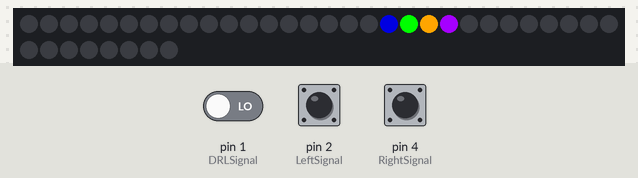
The sketch below on a simulated Arduino Uno, built with avr-gcc and run on an emulated ATmega328P. On the bench: 38 RGB LEDs in strip order, left to right, continuing on the next row. Inputs (shaded band) come from the test bench; at power-on: pin 1 (DRLSignal) LOW, pin 4 (RightSignal) HIGH, pin 2 (LeftSignal) LOW. Dim RGB values are drawn brighter than linear; colours are those a GRB WS2812 strip shows for the declared byte order.

Above: at 0.93 s.
1.6 s: pin 1 (DRLSignal) driven HIGH
At 2.32 s:
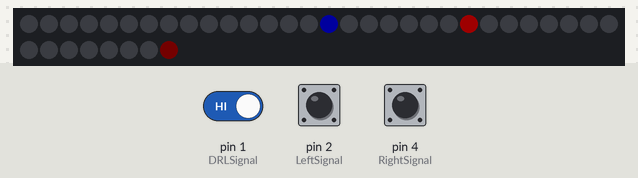
4.6 s: pin 4 (RightSignal) pulled LOW for 3.2 s
At 5.6 s:
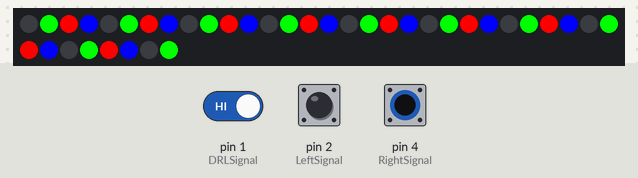
9.3 s: pin 2 (LeftSignal) pulled HIGH for 1 s
At 10.14 s:
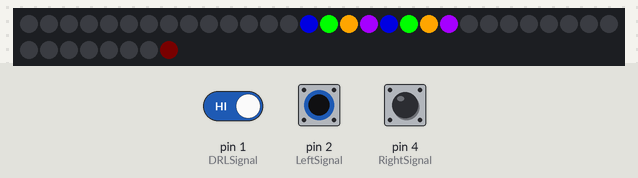
11.8 s: pin 4 (RightSignal) pulled LOW for 0.25 s
At 12.45 s:
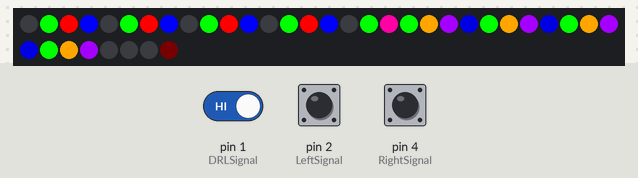
13.5 s: pin 1 (DRLSignal) driven LOW
Timing chart, 0 to 16.0 s (numbered marks = the images above; inputs shaded):
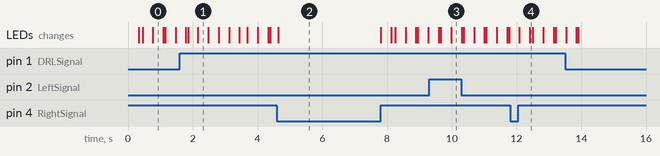

Measured:
- after the input at 1.6 s, the LEDs: first differ from a run without the input after 0.56 s (image 1)
- after the input at 9.3 s, the LEDs: first differ from a run without the input after 0.68 s (image 3)

The sketch:

Car_Front_Light_.ino
```cpp
#include "Arduino.h"
#include <FastLED.h>

#include "FastLED_RGBW.h"

//#include <WS2812Serial.h>
//#define USE_WS2812SERIAL

#define DATA_PIN 0               //LED Strip Signal Connection
#define DRLSignal 1             //DRL Switch Signal Connection
#define LeftSignal 2            //Left Blinker Signal Connection
#define RightSignal 4           //Right Blinker Signal Connection

#define NUM_LEDS 28             //Total no of LEDs in two LED strips (eg. Use 40 here for two 20 LED strips)

#define BlinkerLEDs NUM_LEDS/2

int BlinkerSpeed = 30;          //Turn Signal Running LED Speed. Adjust this to match with your vehicle turn signal speed.
int BlinkerOffDelay = 250;      //Turn Signal Off time. Adjust this to match with your vehicle turn signal speed.

int StartupSpeed = 25;
int DRLDetect = 0;

int DRLColour = 3;              //Change LED colour here, 1-Ice Blue, 2-Blue, 3-White, 4-Orange

CRGBW leds[NUM_LEDS];
CRGB *ledsRGB = (CRGB *) &leds[0];
int r,r_dim,g,g_dim,b,b_dim,w,w_dim;


void setup()
{
FastLED.addLeds<WS2812B, DATA_PIN, RGB>(ledsRGB, getRGBWsize(NUM_LEDS));
pinMode(DRLSignal, INPUT);
pinMode(LeftSignal, INPUT);
pinMode(RightSignal, INPUT);
}


void loop()
{
if(DRLDetect == 0)
{
if(digitalRead(DRLSignal)==1)
{
DRLDetect = 1;
}
}

if(DRLDetect == 2)
{
if(digitalRead(DRLSignal)==0)
{
DRLDetect = 3;
}
}

if(DRLDetect == 1)
{
DRL_ON();
DRLDetect = 2;
}

if(DRLDetect == 3)
{
DRL_OFF();
DRLDetect = 0;
}


if(digitalRead(DRLSignal)==0)
{
if((digitalRead(LeftSignal)==1)&&(digitalRead(RightSignal)==0)) //Left Blinker
{
RightOff();
LeftBlinker();
LeftDim();
delay (BlinkerOffDelay);
}

if((digitalRead(RightSignal)==1)&&(digitalRead(LeftSignal)==0)) //Right Blinker
{
LeftOff();
RightBlinker();
RightDim();
delay (BlinkerOffDelay);
}

if((digitalRead(LeftSignal)==1)&&(digitalRead(RightSignal)==1)) //Dual Blinker / Hazard
{
MiddleOff();
DualBlinker();
LeftDim();
RightDim();
delay (BlinkerOffDelay);
}
}


if(DRLDetect == 2)
{
if((digitalRead(LeftSignal)==0)&&(digitalRead(RightSignal)==0)) //Park Light
{
ParkFull();
}

if((digitalRead(LeftSignal)==1)&&(digitalRead(RightSignal)==0)) //Left Blinker
{
LeftDim();
RightLit();
LeftBlinker();
LeftDim();
delay (BlinkerOffDelay);
}

if((digitalRead(RightSignal)==1)&&(digitalRead(LeftSignal)==0)) //Right Blinker
{
RightDim();
LeftLit();
RightBlinker();
RightDim();
delay (BlinkerOffDelay);
}

if((digitalRead(LeftSignal)==1)&&(digitalRead(RightSignal)==1)) //Dual Blinker / Hazard
{
LeftDim();
RightDim();
ParkMiddle();
DualBlinker();
LeftDim();
RightDim();
delay (BlinkerOffDelay);
}
}

switch (DRLColour)
 {
  case 1:
  g = 255;
  g_dim = 30;
  b = 255;
  b_dim = 30;
  break;

  case 2:
  b = 255;
  b_dim = 30;
  break;

  case 3:
  //r = 255;
  //r_dim = 30;
  //g = 255;
  //g_dim = 30;
  //b = 255;
  //b_dim = 30;
  w = 255;
  w_dim = 30;
  break;

  case 4:
  r = 255;
  r_dim = 30;
  g = 165;
  g_dim = 20;
  b = 0;
  b_dim = 0;
  break;
}

}

void DRL_ON()
{
  for (int j = ((NUM_LEDS/2)-1); j >= 0; j--)
  {
    leds[j] = CRGBW(r_dim, g_dim, b_dim, w_dim);
    leds[j+1] = CRGBW(0, 0, 0, 0);
    leds[(NUM_LEDS/2-1)+((NUM_LEDS/2)-j)] = CRGBW(r_dim, g_dim, b_dim, w_dim);
    leds[(NUM_LEDS/2-1)+((NUM_LEDS/2)-j)-1] = CRGBW(0, 0, 0, 0);
    FastLED.show();
    delay (StartupSpeed);
  }

  for (int i = 0; i < (NUM_LEDS/2); i++)
  {
    leds[i] = CRGBW(r_dim, g_dim, b_dim, w_dim);
    leds[(NUM_LEDS-1)-i] = CRGBW(r_dim, g_dim, b_dim, w_dim);
    FastLED.show();
    delay (StartupSpeed);
  }


  for (int j = ((NUM_LEDS/2)-1); j >= 0; j--)
  {
    leds[j] = CRGBW(r, g, b, w);
    leds[(NUM_LEDS/2-1)+((NUM_LEDS/2)-j)] = CRGBW(r, g, b, w);
    FastLED.show();
    delay (StartupSpeed);
  }
}

void DRL_OFF()
{

  for (int j = 0; j <= ((NUM_LEDS/2)-1); j++)
  {
    leds[j] = CRGBW(r, g, b, w);
    leds[j-1] = CRGBW(r_dim, g_dim, b_dim, w_dim);
    leds[(NUM_LEDS-1)-j] = CRGBW(r, g, b, w);
    leds[(NUM_LEDS)-j] = CRGBW(r_dim, g_dim, b_dim, w_dim);
    FastLED.show();
    delay (StartupSpeed);
  }

  leds[((NUM_LEDS/2)-1)] = CRGBW(r_dim, g_dim, b_dim, w_dim);
  leds[((NUM_LEDS/2)-1)+1] = CRGBW(r_dim, g_dim, b_dim, w_dim);
  FastLED.show();

    for (int j = ((NUM_LEDS/2)-1); j >= 0; j--)
  {
    leds[j] = CRGBW(r_dim, g_dim, b_dim, w_dim);
    leds[j+1] = CRGBW(0, 0, 0, 0);
    leds[(NUM_LEDS/2-1)+((NUM_LEDS/2)-j)] = CRGBW(r_dim, g_dim, b_dim, w_dim);
    leds[(NUM_LEDS/2-1)+((NUM_LEDS/2)-j)-1] = CRGBW(0, 0, 0, 0);
    FastLED.show();
    delay (StartupSpeed);
  }

  for (int j = 0; j <= ((NUM_LEDS/2)-1); j++)
  {
    leds[j] = CRGBW(r_dim, g_dim, b_dim, w_dim);
    leds[j-1] = CRGBW(0, 0, 0, 0);
    leds[(NUM_LEDS-1)-j] = CRGBW(r_dim, g_dim, b_dim, w_dim);
    leds[(NUM_LEDS)-j] = CRGBW(0, 0, 0, 0);
    FastLED.show();
    delay (StartupSpeed);
  }

    leds[(NUM_LEDS/2)-1] = CRGBW(0, 0, 0, 0);
    leds[NUM_LEDS/2] = CRGBW(0, 0, 0, 0);
    FastLED.show();
}

void AllOff()
{
  for (int i = 0; i < NUM_LEDS; i++)
  {
    leds[i] = CRGBW(0, 0, 0, 0);
  }
    FastLED.show();
}

void LeftOff()
{
  for (int i = 0; i < (NUM_LEDS - BlinkerLEDs); i++)
  {
    leds[i] = CRGBW(0, 0, 0, 0);
  }
    FastLED.show();
}

void RightOff()
{
  for (int i = BlinkerLEDs; i < NUM_LEDS; i++)
  {
    leds[i] = CRGBW(0, 0, 0, 0);
  }
    FastLED.show();
}

void MiddleOff()
{
  for (int i = BlinkerLEDs; i < (NUM_LEDS - BlinkerLEDs); i++)
  {
    leds[i] = CRGBW(0, 0, 0, 0);
  }
    FastLED.show();
}

void ParkFull()
{
  for (int i = 0; i < NUM_LEDS; i++)
  {
    leds[i] = CRGBW(r, g, b, w);
  }
    FastLED.show();
}

void ParkMiddle()
{
  for (int i = BlinkerLEDs; i < (NUM_LEDS - BlinkerLEDs); i++)
  {
    leds[i] = CRGBW(60, 0, 0, 0);
  }
    FastLED.show();
}

void LeftBlinker()
{
  for (int i = (BlinkerLEDs-1); i >= 0; i--)
  {
    leds[i] = CRGBW(255, 165, 0, 0);
    FastLED.show();
    delay (BlinkerSpeed);
  }
}

void LeftDim()
{
  for (int i = 0; i < BlinkerLEDs; i++)
  {
    leds[i] = CRGBW(0, 0, 0, 0);
  }
    FastLED.show();
}

void LeftLit()
{
  for (int i = 0; i < (NUM_LEDS - BlinkerLEDs); i++)
  {
    leds[i] = CRGBW(r, g, b, w);
  }
    FastLED.show();
}

void LeftFull()
{
  for (int i = 0; i < (NUM_LEDS - BlinkerLEDs); i++)
  {
    leds[i] = CRGBW(r, g, b, w);
  }
    FastLED.show();
}

void RightBlinker()
{
  for (int i = (NUM_LEDS - BlinkerLEDs); i < NUM_LEDS; i++)
  {
    leds[i] = CRGBW(255, 165, 0, 0);
    FastLED.show();
    delay (BlinkerSpeed);
  }
}

void RightDim()
{
   for (int i = (NUM_LEDS - BlinkerLEDs); i < NUM_LEDS; i++)
  {
    leds[i] = CRGBW(0, 0, 0, 0);
  }
    FastLED.show();
}

void RightLit()
{
  for (int i = BlinkerLEDs; i < NUM_LEDS; i++)
  {
    leds[i] = CRGBW(r, g, b, w);
  }
    FastLED.show();
}

void RightFull()
{
  for (int i = BlinkerLEDs; i < NUM_LEDS; i++)
  {
    leds[i] = CRGBW(r, g, b, w);
  }
    FastLED.show();
}

void DualBlinker()
{
  for (int i = (BlinkerLEDs-1); i >= 0; i--)
  {
    leds[i] = CRGBW(255, 165, 0, 0);
    leds[NUM_LEDS-1-i] = CRGBW(255, 165, 0, 0);
    FastLED.show();
    delay (BlinkerSpeed);
  }
}
```

FastLED_RGBW.h
```cpp
/* FastLED_RGBW
 *
 * Hack to enable SK6812 RGBW strips to work with FastLED.
 *
 * Original code by Jim Bumgardner (http://krazydad.com).
 * Modified by David Madison (http://partsnotincluded.com).
 *
*/

#ifndef FastLED_RGBW_h
#define FastLED_RGBW_h

struct CRGBW  {
  union {
    struct {
      union {
        uint8_t g;
        uint8_t green;
      };
      union {
        uint8_t r;
        uint8_t red;
      };
      union {
        uint8_t b;
        uint8_t blue;
      };
      union {
        uint8_t w;
        uint8_t white;
      };
    };
    uint8_t raw[4];
  };

  CRGBW(){}

  CRGBW(uint8_t rd, uint8_t grn, uint8_t blu, uint8_t wht){
    r = rd;
    g = grn;
    b = blu;
    w = wht;
  }

  inline void operator = (const CRGB c) __attribute__((always_inline)){
    this->r = c.r;
    this->g = c.g;
    this->b = c.b;
    this->white = 0;
  }
};

inline uint16_t getRGBWsize(uint16_t nleds){
  uint16_t nbytes = nleds * 4;
  if(nbytes % 3 > 0) return nbytes / 3 + 1;
  else return nbytes / 3;
}

#endif
```
